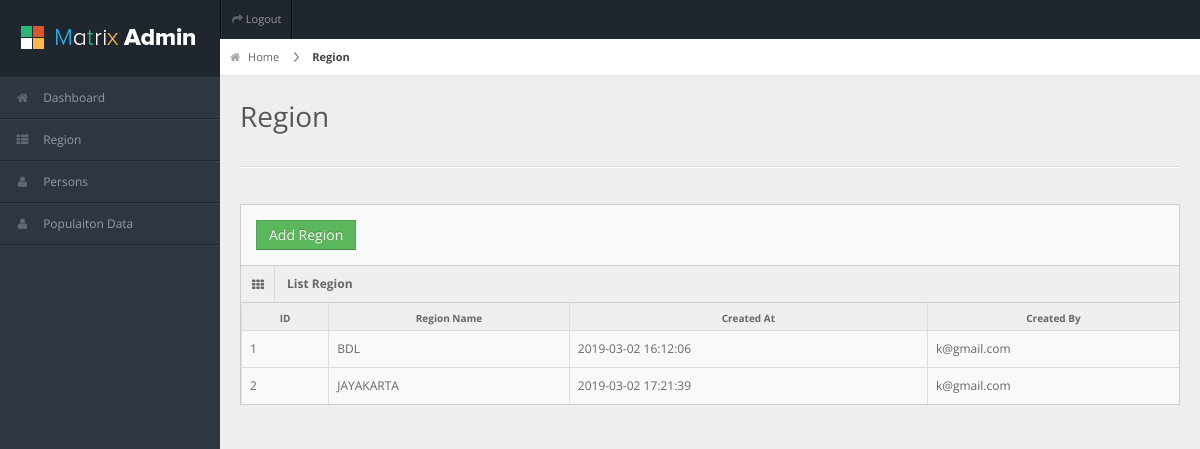
Page /region.php (signed in) on the committed database.
### tables this page shows
CREATE TABLE `regions` (
  `id` int(11) NOT NULL,
  `name` varchar(80) NOT NULL,
  `created_at` datetime NOT NULL,
  `created_by` int(11) NOT NULL
);

CREATE TABLE `users` (
  `id` int(11) NOT NULL,
  `email` varchar(60) NOT NULL,
  `password` varchar(80) NOT NULL,
  `plain_pwd` varchar(80) NOT NULL,
  `created_at` datetime NOT NULL
);

### region.php (the view, shortened to what this page needs)
<?php
    include_once './include/header.inc.php';
    include_once './include/sidebar.inc.php';
?>
<div id="content">
  <div id="content-header">
    <div id="breadcrumb"> <a href="index.php" title="Go to Home" class="tip-bottom"><i class="icon-home"></i> Home</a> <a href="region.php" class="current">Region</a> </div>
    <h1>Region</h1>
  </div>
  <div class="container-fluid">
    <hr>
    <div class="row-fluid">
      <div class="span12">
        <div class="widget-box">
        <div class="widget-content"> <a href="#myModal" data-toggle="modal" class="btn btn-success">Add Region</a></div>
          <div class="widget-title"> <span class="icon"> <i class="icon-th"></i> </span>
            <h5>List Region</h5>
          </div>
          <div class="widget-content nopadding">
            <table class="table table-bordered table-striped">
              <thead>
                <tr>
                  <th>ID</th>
                  <th>Region Name</th>
                  <th>Created At</th>
                  <th>Created By</th>
                </tr>
              </thead>
              <tbody>
                    <?php
                        include_once './include/db.inc.php';
                        $sql = "SELECT regions.id, regions.name, regions.created_at, users.email FROM regions INNER JOIN users ON regions.created_by = users.id ORDER BY regions.created_at ASC";
                        $result = mysqli_query($conn, $sql);
                        $resultCheck = mysqli_num_rows($result);
                        if ($resultCheck > 0) {
                            while($row = mysqli_fetch_assoc($result)){?>
                                 <tr class="odd gradeX">
                                    <td><?php echo $row['id']; ?></td>
                                    <td><?php echo $row['name']; ?></td>
                                    <td><?php echo $row['created_at']; ?></td>
                                    <td><?php echo $row['email']; ?></td>
                                </tr>
                    <?php
                            }
                        }
                    ?>
              </tbody>
            </table>
          </div>
        </div>
    </div>
  </div>
</div>
<?php
    include_once './include/footer.inc.php'
?>

### css/matrix-style.css (style rules this page uses)
* { outline:none !important; -moz-outline: none !important; }
html, body { height:100% }
body { overflow-x: hidden; margin-top: -10px; font-family: 'Open Sans', sans-serif; font-size:12px; color:#666; }
a { color:#666; }
select, textarea, input[type="text"], input[type="password"], input[type="datetime"], input[type="datetime-local"], input[type="date"], input[type="month"], input[type="time"], input[type="week"], input[type="number"], input[type="email"], input[type="url"], input[type="search"], input[type="tel"], input[type="color"], .uneditable-input, .label, .dropdown-menu, .btn, .well, .progress, .table-bordered, .btn-group > .btn:first-child, .btn-group > .btn:last-child, .btn-group > .btn:last-child, .btn-group > .dropdown-toggle, .alert { border-radius:0px; }
.btn, textarea, input[type="text"], input[type="password"], input[type="datetime"], input[type="datetime-local"], input[type="date"], input[type="month"], input[type="time"], input[type="week"], input[type="number"], input[type="email"], input[type="url"], input[type="search"], input[type="tel"], input[type="color"], .uneditable-input { box-shadow:none; }
.progress, .progress-success .bar, .progress .bar-success, .progress-warning .bar, .progress .bar-warning, .progress-danger .bar, .progress .bar-danger, .progress-info .bar, .progress .bar-info, .btn, .btn-primary { background-image:none; }
hr { border-top-color:#dadada; }
#content { background: none repeat scroll 0 0 #eeeeee; margin-left: 220px; margin-right: 0; padding-bottom: 25px; position: relative; min-height:100%; width: auto; }
#content-header { position: abslute; width: 100%; margin-top: -38px; z-index: 20; }
#content-header h1 { color: #555555; font-size: 28px; font-weight: normal; float: none; text-shadow: 0 1px 0 #ffffff; margin-left: 20px; position: relative; }
#content-header h1, #content-header .btn-group { margin-top: 20px; }
#breadcrumb { background-color: #fff; border-bottom: 1px solid #e3ebed; }
#breadcrumb a { padding: 8px 20px 8px 10px; display: inline-block; background-image: url('../img/breadcrumb.png'); background-position: center right; background-repeat: no-repeat; font-size: 11px; color: #666666; }
#breadcrumb a:last-child { background-image:none; }
#breadcrumb a.current { font-weight: bold; color: #444444; }
#breadcrumb a i { margin-right: 5px; opacity: .6; }
.stat-boxes .peity_bar_good, .stat-boxes .peity_line_good, { color: #459D1C; }
.widget-box { background: none repeat scroll 0 0 #F9F9F9; border-left: 1px solid #CDCDCD; border-top: 1px solid #CDCDCD; border-right: 1px solid #CDCDCD; clear: both; margin-top: 16px; margin-bottom: 16px; position: relative; }
.widget-title, .modal-header, .table th, div.dataTables_wrapper .ui-widget-header { background:#efefef; border-bottom: 1px solid #CDCDCD; height: 36px; }
.widget-title span.icon { padding: 9px 10px 7px 11px; float: left; border-right:1px solid #dadada; }
.widget-title h5 { color: #666; float: left; font-size: 12px; font-weight: bold; padding: 12px; line-height: 12px; margin: 0; }
.widget-content { padding:15px; border-bottom: 1px solid #cdcdcd; }
.table th { height: auto; font-size: 10px; padding: 5px 10px 2px; border-bottom: 0; text-align: center; color: #666666; }
.nopadding { padding: 0 !important; }
.nopadding .table { margin-bottom: 0; }
.nopadding .table-bordered { border: 0; }

### css/matrix-media.css (style rules this page uses)
body { background:#2E363F; }

### rows in the picture
regions: id "1", name "BDL", created_at "2019-03-02 16:12:06", created_by.email "k@gmail.com"
regions: id "2", name "JAYAKARTA", created_at "2019-03-02 17:21:39", created_by.email "k@gmail.com"
